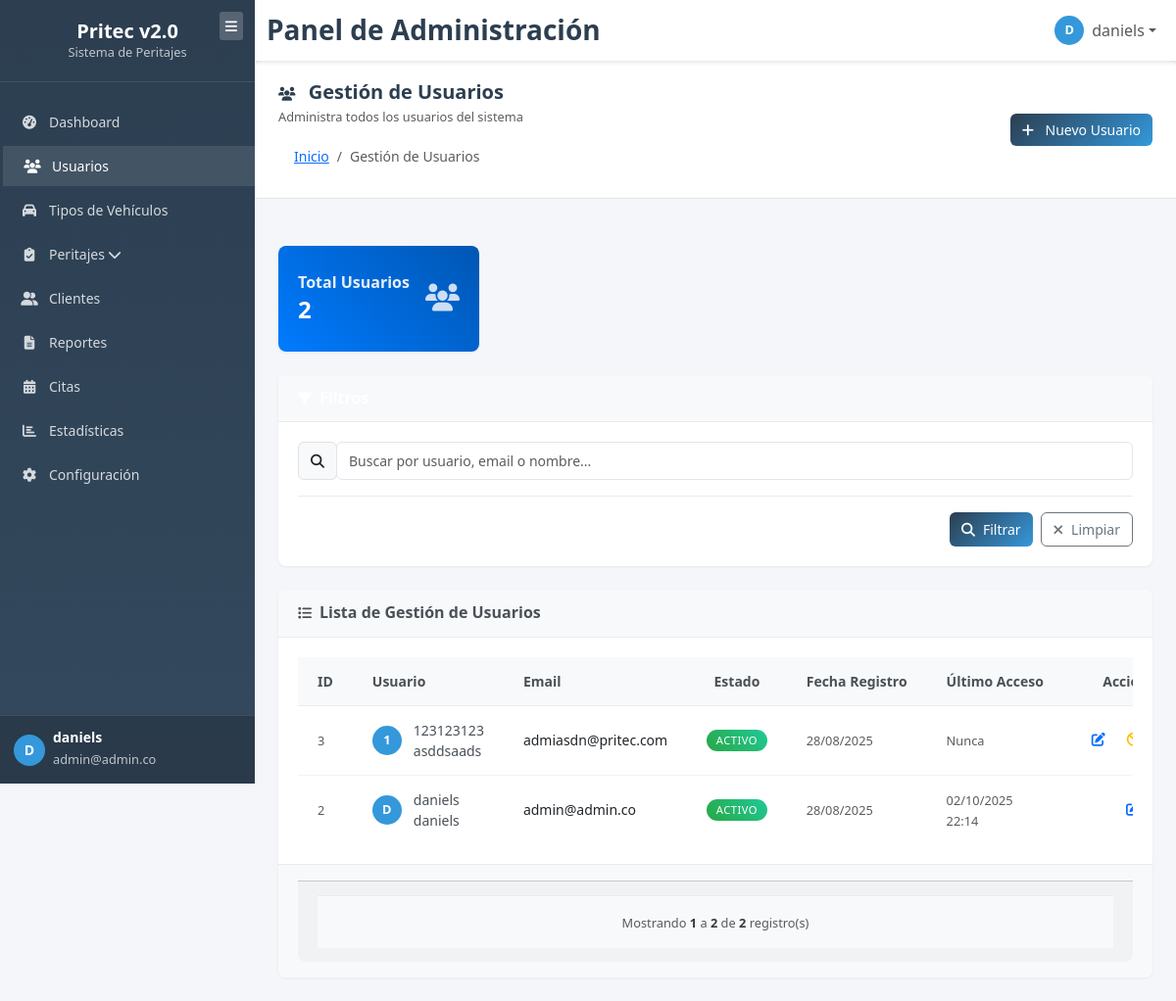
Page /users (signed in) on the earlier database version.
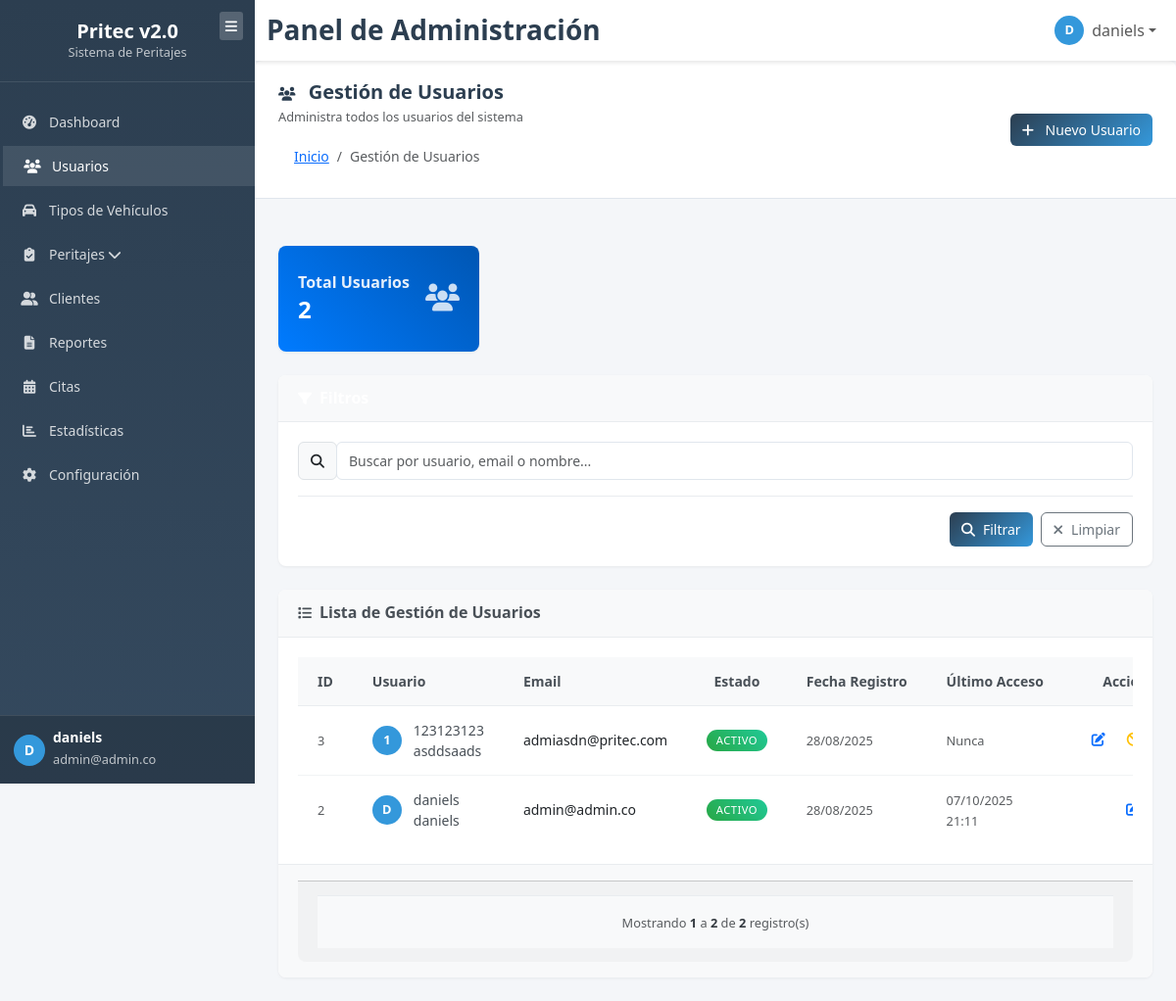
Same page on the later database version.
### tables this page shows
CREATE TABLE IF NOT EXISTS `users` (
  `id` int NOT NULL AUTO_INCREMENT,
  `username` varchar(50) NOT NULL,
  `full_name` varchar(100) NOT NULL,
  `email` varchar(100) NOT NULL,
  `password` varchar(255) NOT NULL,
  `status` enum('active','inactive') NOT NULL DEFAULT 'active',
  `last_login` datetime DEFAULT NULL,
  `created_at` timestamp NOT NULL DEFAULT CURRENT_TIMESTAMP,
  `updated_at` timestamp NOT NULL DEFAULT CURRENT_TIMESTAMP ON UPDATE CURRENT_TIMESTAMP,
  PRIMARY KEY (`id`),
  UNIQUE KEY `username` (`username`),
  UNIQUE KEY `email` (`email`),
  KEY `idx_email` (`email`),
  KEY `idx_username` (`username`),
  KEY `idx_status` (`status`),
  KEY `idx_users_created_at` (`created_at`),
  KEY `idx_users_last_login` (`last_login`)
);

### app/helpers/index_helpers.php (the view, shortened to what the changed rows need)
<?php
function renderIndexView($config) {
    $defaults = [
        'title' => 'Lista de Elementos',
        'subtitle' => '',
        'icon' => 'fas fa-list',
        'module_name' => 'elementos',
        'show_stats' => false,
        'show_filters' => false,
        'stats' => [],
        'filters' => [],
        'data' => [],
        'columns' => [],
        'actions' => [],
        'empty_message' => 'No hay elementos registrados',
        'empty_description' => 'Comienza creando el primer elemento',
        'create_url' => '#',
        'create_text' => 'Nuevo Elemento',
        'table_id' => 'mainTable',
        'pagination' => null,
        'custom_scripts' => ''
    ];
    $config = array_merge($defaults, $config);
    echo '<link href="' . ASSETS_URL . 'css/index-template.css" rel="stylesheet">';
    echo '<div class="content-body">';
    if ($config['show_stats'] && !empty($config['stats'])) {
        renderStatsCards($config['stats']);
    }
    renderMainTable($config);
    echo '</div>';
}
function renderStatsCards($stats) {
    echo '<div class="row stats-row">';
    $colors = ['primary', 'success', 'info', 'warning', 'danger', 'secondary'];
    foreach ($stats as $index => $stat) {
        $color = $stat['color'] ?? $colors[$index % count($colors)];
        echo '<div class="col-xl-3 col-md-6">';
        echo '<div class="card stats-card bg-' . $color . ' text-white">';
        echo '<div class="card-body">';
        echo '<div class="stats-content">';
        echo '<h2>' . number_format($stat['value']) . '</h2>';
        echo '</div>';
        echo '</div>';
        echo '</div>';
        echo '</div>';
    }
    echo '</div>';
}
function renderMainTable($config) {
    echo '<div class="card main-table-card">';
    if (!empty($config['data'])) {
        echo '<div class="card-body">';
        echo '<div class="table-responsive">';
        echo '<table class="table main-table table-hover" id="' . $config['table_id'] . '">';
        echo '<thead>';
        echo '<tr>';
        foreach ($config['columns'] as $column) {
            $class = '';
            switch ($column['type'] ?? 'text') {
                case 'id':
                    $class = 'table-id-col';
                    break;
                case 'status':
                    $class = 'table-status-col';
                    break;
                case 'date':
                    $class = 'table-date-col';
                    break;
                case 'actions':
                    $class = 'table-actions-col';
                    break;
            }
            echo '<th class="' . $class . '">' . htmlspecialchars($column['title']) . '</th>';
        }
        echo '</tr>';
        echo '</thead>';
        echo '<tbody>';
        foreach ($config['data'] as $row) {
            echo '<tr id="row-' . ($row['id'] ?? '') . '">';
            foreach ($config['columns'] as $column) {
                echo '<td>';
                renderTableCell($row, $column);
                echo '</td>';
            }
            echo '</tr>';
        }
        echo '</tbody>';
        echo '</table>';
        echo '</div>';
        echo '</div>';
    }
    echo '</div>';
}
function renderTableCell($row, $column) {
    $value = $row[$column['field']] ?? '';
    switch ($column['type'] ?? 'text') {
        case 'id':
            echo '<span class="text-muted">' . $value . '</span>';
            break;
        case 'user':
            $name = isset($column['subtitle_field'])
                ? $value . ' ' . ($row[$column['subtitle_field']] ?? '')
                : $value;
            $avatar = strtoupper(substr($name, 0, 1));
            echo '<div class="item-info">';
            echo '<div class="user-avatar">' . $avatar . '</div>';
            echo '<div>';
            echo '<div class="item-name">' . htmlspecialchars($name) . '</div>';
            echo '</div>';
            echo '</div>';
            break;
        case 'status':
            $statusClass = 'secondary';
            $statusText = 'Desconocido';
            if (isset($column['status_map'][$value])) {
                $statusConfig = $column['status_map'][$value];
                $statusClass = $statusConfig['class'];
                $statusText = $statusConfig['text'];
            }
            echo '<span class="badge bg-' . $statusClass . ' status-badge">' . $statusText . '</span>';
            break;
        case 'date':
            if ($value) {
                echo '<span class="text-muted">' . date('d/m/Y', strtotime($value)) . '</span>';
            } else {
                echo '<span class="text-muted">-</span>';
            }
            break;
        case 'datetime':
            if ($value) {
                echo '<span class="text-muted">' . date('d/m/Y H:i', strtotime($value)) . '</span>';
            } else {
                echo '<span class="text-muted">Nunca</span>';
            }
            break;
        case 'actions':
            echo '<div class="action-buttons">';
            if (isset($column['buttons'])) {
                foreach ($column['buttons'] as $button) {
                    renderActionButton($row, $button);
                }
            }
            echo '</div>';
            break;
        default:
            echo htmlspecialchars($value);
            break;
    }
}
function renderActionButton($row, $button) {
    $url = str_replace('{id}', $row['id'] ?? '', $button['url'] ?? '#');
    $class = $button['class'] ?? 'btn-outline-primary';
    $icon = $button['icon'] ?? 'fas fa-cog';
    $title = $button['title'] ?? '';
    $onclick = '';
    if (isset($button['onclick'])) {
        $onclick = $button['onclick'];
        foreach ($row as $key => $value) {
            $safeValue = $value ?? '';
            $onclick = str_replace('{' . $key . '}', $safeValue, $onclick);
        }
    }
    if (isset($button['condition'])) {
        if (is_callable($button['condition'])) {
            if (!$button['condition']($row)) {
                return;
            }
        } else {
            switch ($button['condition']) {
                case 'not_current_user':
                    if ($row['id'] == ($_SESSION['user_id'] ?? 0)) {
                        return;
                    }
                    break;
            }
        }
    }
    if ($onclick) {
        echo '<button type="button" class="btn btn-sm action-btn ' . $class . '" onclick="' . $onclick . '" title="' . $title . '">';
        echo '<i class="' . $icon . '"></i>';
        echo '</button>';
    } else {
        echo '<a href="' . $url . '" class="btn btn-sm action-btn ' . $class . '" title="' . $title . '">';
        echo '<i class="' . $icon . '"></i>';
        echo '</a>';
    }
}
?>

Differences in the rows shown:
changed users "daniels daniels": last_login "2025-10-02 22:14:54" → "2025-10-07 21:11:16" (drawn)
Other differences:
new list line: "07/10/2025 21:11"
list line gone: "02/10/2025 22:14"
